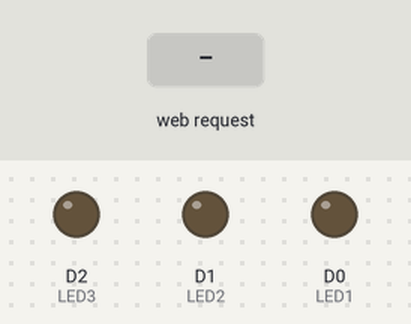
Simulated run of this program. Board: ESP8266 (NodeMCU). Shown: output pins drawn as LEDs (lit = HIGH). Inputs (shaded band) come from the test bench. WiFi joins after 1.5 s; servers stay silent unless stated; what the program prints to the serial monitor is not drawn.

Above: at 1.2 s.
1.3 s: HTTP request GET /LED1ON received
At 2.0 s:
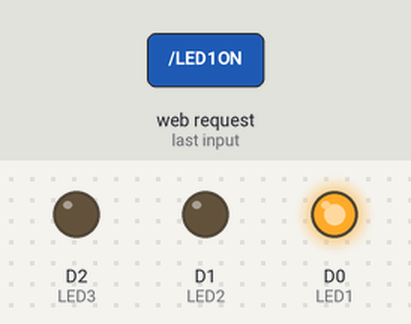
2.8 s: HTTP request GET /LED2ON received
At 3.2 s:
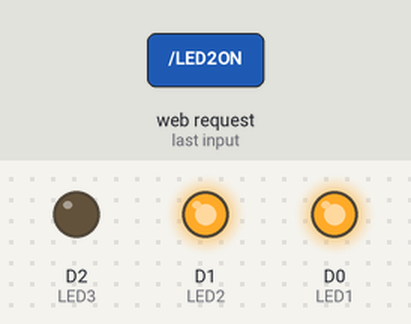
4.3 s: HTTP request GET /LED3ON received
At 5.5 s:
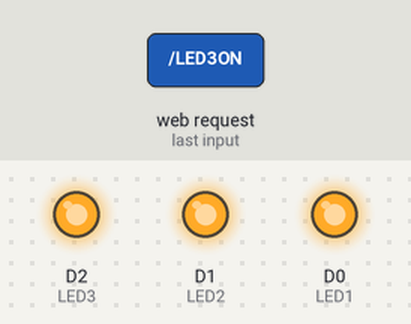
5.8 s: HTTP request GET /LED1OFF received
At 6.7 s:
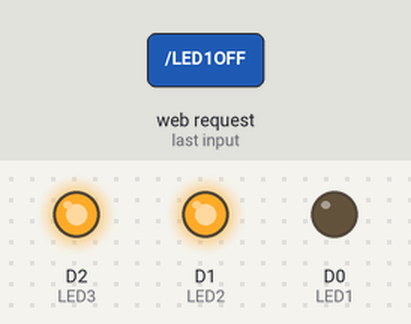
7.3 s: HTTP request GET /LED2OFF received
At 7.8 s:
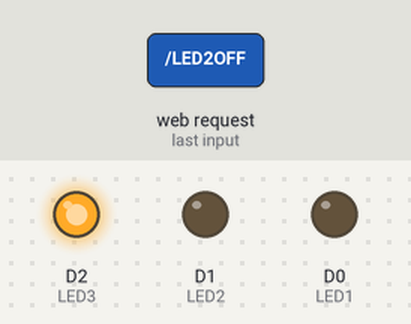
8.8 s: HTTP request GET /LED3OFF received
At 10.2 s:
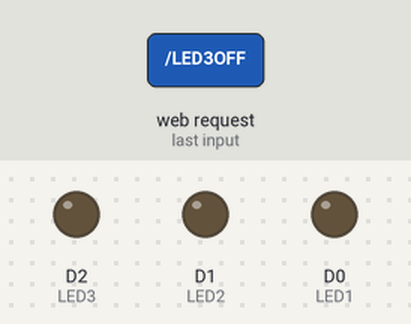
Timing chart, 0 to 11.3 s (numbered marks = the images above; inputs shaded):
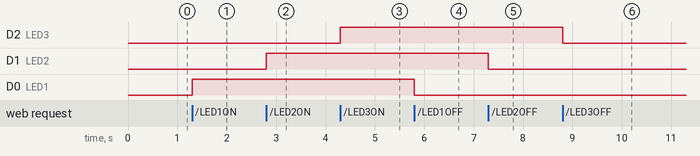

Measured:
- after the input at 1.3 s, D0 (LED1): LOW → HIGH at once
- after the input at 2.8 s, D1 (LED2): LOW → HIGH at once
- after the input at 4.3 s, D2 (LED3): LOW → HIGH at once
- after the input at 5.8 s, D0 (LED1): HIGH → LOW at once
- after the input at 7.3 s, D1 (LED2): HIGH → LOW at once
- after the input at 8.8 s, D2 (LED3): HIGH → LOW at once

The program:

main.cpp
```cpp
#include <Arduino.h>
#include <ESP8266WiFi.h>
#include <WiFiClient.h>
#include <ESP8266WebServer.h>
#include <ESP8266WiFi.h>
#include <ESPAsyncTCP.h>

const char* ssid = "vivo T1 5G";       // Nama SSID AP/Hotspot
const char* password = "tata12345";    // Password Wifi
int LED1 = D0;
int LED2 = D1;
int LED3 = D2;

// const char* sta_ssid = "TEKNIK UNSOED D3 5G";
// const char* sta_password = "";

ESP8266WebServer server(80);      //Menyatakan Webserver pada port 80
String webpage;

void setup() {
  Serial.begin(9600);
  delay(10);

  pinMode(LED1, OUTPUT);
  pinMode(LED2, OUTPUT);
  pinMode(LED3, OUTPUT);

// Connect to WiFi network ------------------------------------------------
  Serial.println();
  Serial.print("Configuring access point...");

// Mengatur WiFi ----------------------------------------------------------
  WiFi.mode(WIFI_AP);                      // Mode Station
  WiFi.begin(ssid, password);               // Mencocokan SSID dan Password
  Serial.print("Access Point SSID: ");
  Serial.println(WiFi.softAPSSID());

// Print status Connect ---------------------------------------------------
  Serial.println("IP address: ");
  Serial.println(WiFi.softAPIP());

// Isi dari Webpage -------------------------------------------------------
  webpage+= "<h1> Web Control ESP8266</h1>";
  webpage+= "<h2> Sesa Ajeng Maesara</h2>";
  webpage+= "<p>LED 1 : ";
  webpage+= "<a href=\"LED1ON\"\"><button>ON</button></a><a href=\"LED1OFF\"\"><button>OFF</button></a></p><br>";
  webpage+= "<p>LED 2 : ";
  webpage+= "<a href=\"LED2ON\"\"><button>ON</button></a><a href=\"LED2OFF\"\"><button>OFF</button></a></p><br>";
  webpage+= "<p>LED 3 : ";
  webpage+= "<a href=\"LED3ON\"\"><button>ON</button></a><a href=\"LED3OFF\"\"><button>OFF</button></a></p>";

// Membuat tampilan Webpage -----------------------------------------------
  server.on("/", []() {
    server.send(200, "text/html", webpage);
   });

// Bagian ini untuk merespon perintah yang masuk --------------------------
  server.on("/LED1ON", []() {
    server.send(200, "text/html", webpage);
    digitalWrite(LED1,HIGH);
    delay(1000);
  });
  server.on("/LED2ON", []() {
    server.send(200, "text/html", webpage);
    digitalWrite(LED2,HIGH);
    delay(1000);
  });
  server.on("/LED3ON", []() {
    server.send(200, "text/html", webpage);
    digitalWrite(D2,HIGH);
    delay(1000);
  });
  server.on("/LED1OFF", []() {
    server.send(200, "text/html", webpage);
    digitalWrite(LED1,LOW);
    delay(1000);
  });
  server.on("/LED2OFF", []() {
    server.send(200, "text/html", webpage);
    digitalWrite(LED2,LOW);
    delay(1000);
  });
  server.on("/LED3OFF", []() {
    server.send(200, "text/html", webpage);
    digitalWrite(LED3,LOW);
    delay(1000);
  });

  server.begin();
  Serial.println("Webserver dijalankan");
}

void loop() {
   server.handleClient();
}
```
